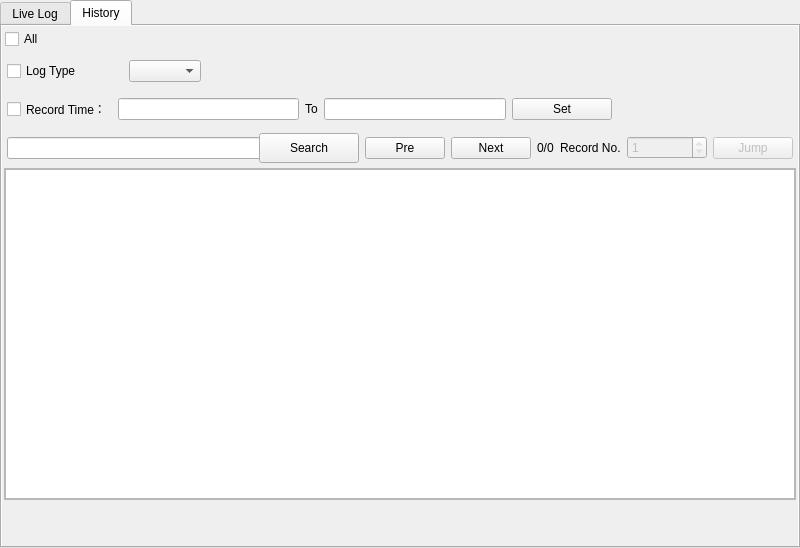
<?xml version="1.0" encoding="UTF-8"?>
<ui version="4.0">
 <class>OperationLogWidget</class>
 <widget class="QWidget" name="OperationLogWidget">
  <property name="geometry">
   <rect>
    <x>0</x>
    <y>0</y>
    <width>800</width>
    <height>548</height>
   </rect>
  </property>
  <property name="minimumSize">
   <size>
    <width>800</width>
    <height>500</height>
   </size>
  </property>
  <property name="maximumSize">
   <size>
    <width>16777215</width>
    <height>16777215</height>
   </size>
  </property>
  <property name="windowTitle">
   <string>Form</string>
  </property>
  <property name="autoFillBackground">
   <bool>true</bool>
  </property>
  <layout class="QVBoxLayout" name="verticalLayout">
   <property name="spacing">
    <number>0</number>
   </property>
   <property name="leftMargin">
    <number>0</number>
   </property>
   <property name="topMargin">
    <number>0</number>
   </property>
   <property name="rightMargin">
    <number>0</number>
   </property>
   <property name="bottomMargin">
    <number>0</number>
   </property>
   <item>
    <widget class="QTabWidget" name="tabWidget">
     <property name="currentIndex">
      <number>1</number>
     </property>
     <widget class="QWidget" name="tabLiveLog">
      <property name="autoFillBackground">
       <bool>true</bool>
      </property>
      <attribute name="title">
       <string>Live Log</string>
      </attribute>
      <layout class="QVBoxLayout" name="verticalLayout_2">
       <property name="spacing">
        <number>2</number>
       </property>
       <property name="leftMargin">
        <number>2</number>
       </property>
       <property name="topMargin">
        <number>2</number>
       </property>
       <property name="rightMargin">
        <number>2</number>
       </property>
       <property name="bottomMargin">
        <number>2</number>
       </property>
       <item>
        <widget class="QScrollArea" name="scrollArea">
         <property name="widgetResizable">
          <bool>true</bool>
         </property>
         <widget class="QWidget" name="scrollAreaWidgetContents">
          <property name="geometry">
           <rect>
            <x>0</x>
            <y>0</y>
            <width>788</width>
            <height>514</height>
           </rect>
          </property>
          <layout class="QVBoxLayout" name="verticalLayout_3">
           <property name="spacing">
            <number>0</number>
           </property>
           <property name="leftMargin">
            <number>0</number>
           </property>
           <property name="topMargin">
            <number>0</number>
           </property>
           <property name="rightMargin">
            <number>0</number>
           </property>
           <property name="bottomMargin">
            <number>0</number>
           </property>
           <item>
            <widget class="QTableView" name="tableViewLiveLog"/>
           </item>
          </layout>
         </widget>
        </widget>
       </item>
      </layout>
     </widget>
     <widget class="QWidget" name="tabHistoryLog">
      <property name="autoFillBackground">
       <bool>true</bool>
      </property>
      <attribute name="title">
       <string>History</string>
      </attribute>
      <layout class="QVBoxLayout" name="verticalLayout_6" stretch="3,8,1">
       <property name="spacing">
        <number>2</number>
       </property>
       <property name="leftMargin">
        <number>2</number>
       </property>
       <property name="topMargin">
        <number>2</number>
       </property>
       <property name="rightMargin">
        <number>2</number>
       </property>
       <property name="bottomMargin">
        <number>2</number>
       </property>
       <item>
        <widget class="QWidget" name="widget_6" native="true">
         <property name="sizePolicy">
          <sizepolicy hsizetype="Preferred" vsizetype="Minimum">
           <horstretch>0</horstretch>
           <verstretch>0</verstretch>
          </sizepolicy>
         </property>
         <property name="minimumSize">
          <size>
           <width>0</width>
           <height>138</height>
          </size>
         </property>
         <property name="maximumSize">
          <size>
           <width>16777215</width>
           <height>16777215</height>
          </size>
         </property>
         <layout class="QVBoxLayout" name="verticalLayout_4">
          <property name="spacing">
           <number>6</number>
          </property>
          <property name="leftMargin">
           <number>1</number>
          </property>
          <property name="topMargin">
           <number>1</number>
          </property>
          <property name="rightMargin">
           <number>1</number>
          </property>
          <property name="bottomMargin">
           <number>1</number>
          </property>
          <item>
           <widget class="QCheckBox" name="checkBoxAll">
            <property name="minimumSize">
             <size>
              <width>0</width>
              <height>20</height>
             </size>
            </property>
            <property name="maximumSize">
             <size>
              <width>16777215</width>
              <height>20</height>
             </size>
            </property>
            <property name="text">
             <string>All</string>
            </property>
           </widget>
          </item>
          <item>
           <widget class="QWidget" name="widget_3" native="true">
            <property name="minimumSize">
             <size>
              <width>0</width>
              <height>32</height>
             </size>
            </property>
            <property name="maximumSize">
             <size>
              <width>16777215</width>
              <height>32</height>
             </size>
            </property>
            <layout class="QHBoxLayout" name="horizontalLayout_3">
             <property name="spacing">
              <number>2</number>
             </property>
             <property name="leftMargin">
              <number>2</number>
             </property>
             <property name="topMargin">
              <number>2</number>
             </property>
             <property name="rightMargin">
              <number>2</number>
             </property>
             <property name="bottomMargin">
              <number>2</number>
             </property>
             <item>
              <widget class="QCheckBox" name="checkBoxLogType">
               <property name="minimumSize">
                <size>
                 <width>120</width>
                 <height>0</height>
                </size>
               </property>
               <property name="maximumSize">
                <size>
                 <width>120</width>
                 <height>16777215</height>
                </size>
               </property>
               <property name="text">
                <string>Log Type</string>
               </property>
              </widget>
             </item>
             <item>
              <widget class="QComboBox" name="comboBoxLogType">
               <property name="maximumSize">
                <size>
                 <width>100</width>
                 <height>16777215</height>
                </size>
               </property>
              </widget>
             </item>
             <item>
              <spacer name="horizontalSpacer_3">
               <property name="orientation">
                <enum>Qt::Horizontal</enum>
               </property>
               <property name="sizeHint" stdset="0">
                <size>
                 <width>40</width>
                 <height>20</height>
                </size>
               </property>
              </spacer>
             </item>
            </layout>
           </widget>
          </item>
          <item>
           <widget class="QWidget" name="widget_5" native="true">
            <layout class="QHBoxLayout" name="horizontalLayout_5">
             <property name="spacing">
              <number>6</number>
             </property>
             <property name="leftMargin">
              <number>2</number>
             </property>
             <property name="topMargin">
              <number>2</number>
             </property>
             <property name="rightMargin">
              <number>2</number>
             </property>
             <property name="bottomMargin">
              <number>2</number>
             </property>
             <item>
              <widget class="QCheckBox" name="checkBoxRecordTime">
               <property name="maximumSize">
                <size>
                 <width>120</width>
                 <height>120</height>
                </size>
               </property>
               <property name="text">
                <string>Record Time：</string>
               </property>
              </widget>
             </item>
             <item>
              <widget class="QLineEdit" name="lineEditRecordStartTime">
               <property name="maximumSize">
                <size>
                 <width>400</width>
                 <height>16777215</height>
                </size>
               </property>
               <property name="readOnly">
                <bool>true</bool>
               </property>
              </widget>
             </item>
             <item>
              <widget class="QLabel" name="lab_1">
               <property name="text">
                <string>To</string>
               </property>
              </widget>
             </item>
             <item>
              <widget class="QLineEdit" name="lineEditRecordEndTime">
               <property name="maximumSize">
                <size>
                 <width>400</width>
                 <height>16777215</height>
                </size>
               </property>
               <property name="readOnly">
                <bool>true</bool>
               </property>
              </widget>
             </item>
             <item>
              <widget class="QPushButton" name="pushButtonSetRecordTime">
               <property name="minimumSize">
                <size>
                 <width>100</width>
                 <height>0</height>
                </size>
               </property>
               <property name="maximumSize">
                <size>
                 <width>120</width>
                 <height>16777215</height>
                </size>
               </property>
               <property name="text">
                <string>Set</string>
               </property>
              </widget>
             </item>
             <item>
              <spacer name="horizontalSpacer_2">
               <property name="orientation">
                <enum>Qt::Horizontal</enum>
               </property>
               <property name="sizeHint" stdset="0">
                <size>
                 <width>40</width>
                 <height>20</height>
                </size>
               </property>
              </spacer>
             </item>
            </layout>
           </widget>
          </item>
          <item>
           <widget class="QWidget" name="widget_7" native="true">
            <property name="minimumSize">
             <size>
              <width>0</width>
              <height>34</height>
             </size>
            </property>
            <property name="maximumSize">
             <size>
              <width>16777215</width>
              <height>16777215</height>
             </size>
            </property>
            <layout class="QHBoxLayout" name="horizontalLayout_6">
             <property name="spacing">
              <number>6</number>
             </property>
             <property name="leftMargin">
              <number>2</number>
             </property>
             <property name="topMargin">
              <number>2</number>
             </property>
             <property name="rightMargin">
              <number>2</number>
             </property>
             <property name="bottomMargin">
              <number>2</number>
             </property>
             <item>
              <widget class="QLineEdit" name="lineEditKeyword">
               <property name="minimumSize">
                <size>
                 <width>300</width>
                 <height>0</height>
                </size>
               </property>
              </widget>
             </item>
             <item>
              <widget class="QPushButton" name="pushButtonSearch">
               <property name="minimumSize">
                <size>
                 <width>100</width>
                 <height>0</height>
                </size>
               </property>
               <property name="maximumSize">
                <size>
                 <width>16777215</width>
                 <height>120</height>
                </size>
               </property>
               <property name="text">
                <string>Search</string>
               </property>
              </widget>
             </item>
             <item>
              <widget class="QPushButton" name="pushButtonPre">
               <property name="text">
                <string>Pre</string>
               </property>
              </widget>
             </item>
             <item>
              <widget class="QPushButton" name="pushButtonNext">
               <property name="text">
                <string>Next</string>
               </property>
              </widget>
             </item>
             <item>
              <widget class="QLabel" name="labelPageInfo">
               <property name="text">
                <string>0/0</string>
               </property>
              </widget>
             </item>
             <item>
              <widget class="QLabel" name="labelJumpRecord">
               <property name="text">
                <string>Record No.</string>
               </property>
              </widget>
             </item>
             <item>
              <widget class="QSpinBox" name="spinBoxMatchPosition">
               <property name="enabled">
                <bool>false</bool>
               </property>
               <property name="minimumSize">
                <size>
                 <width>80</width>
                 <height>0</height>
                </size>
               </property>
               <property name="minimum">
                <number>1</number>
               </property>
               <property name="maximum">
                <number>1</number>
               </property>
               <property name="value">
                <number>1</number>
               </property>
              </widget>
             </item>
             <item>
              <widget class="QPushButton" name="pushButtonJumpRecord">
               <property name="enabled">
                <bool>false</bool>
               </property>
               <property name="text">
                <string>Jump</string>
               </property>
              </widget>
             </item>
             <item>
              <spacer name="horizontalSpacer_4">
               <property name="orientation">
                <enum>Qt::Horizontal</enum>
               </property>
               <property name="sizeHint" stdset="0">
                <size>
                 <width>40</width>
                 <height>20</height>
                </size>
               </property>
              </spacer>
             </item>
             <item>
              <spacer name="horizontalSpacer">
               <property name="orientation">
                <enum>Qt::Horizontal</enum>
               </property>
               <property name="sizeHint" stdset="0">
                <size>
                 <width>751</width>
                 <height>20</height>
                </size>
               </property>
              </spacer>
             </item>
            </layout>
           </widget>
          </item>
         </layout>
        </widget>
       </item>
       <item>
        <widget class="QScrollArea" name="scrollArea_2">
         <property name="widgetResizable">
          <bool>true</bool>
         </property>
         <widget class="QWidget" name="scrollAreaWidgetContents_2">
          <property name="geometry">
           <rect>
            <x>0</x>
            <y>0</y>
            <width>788</width>
            <height>330</height>
           </rect>
          </property>
          <layout class="QVBoxLayout" name="verticalLayout_5">
           <property name="spacing">
            <number>0</number>
           </property>
           <property name="leftMargin">
            <number>0</number>
           </property>
           <property name="topMargin">
            <number>0</number>
           </property>
           <property name="rightMargin">
            <number>0</number>
           </property>
           <property name="bottomMargin">
            <number>0</number>
           </property>
           <item>
            <widget class="QTableView" name="tableViewHistoryLog">
             <property name="sizePolicy">
              <sizepolicy hsizetype="Expanding" vsizetype="Expanding">
               <horstretch>0</horstretch>
               <verstretch>0</verstretch>
              </sizepolicy>
             </property>
            </widget>
           </item>
          </layout>
         </widget>
        </widget>
       </item>
       <item>
        <widget class="PaginationWidget" name="widgetPaginate" native="true">
         <property name="minimumSize">
          <size>
           <width>0</width>
           <height>20</height>
          </size>
         </property>
        </widget>
       </item>
      </layout>
     </widget>
    </widget>
   </item>
  </layout>
 </widget>
 <customwidgets>
  <customwidget>
   <class>PaginationWidget</class>
   <extends>QWidget</extends>
   <header>paginationwidget.h</header>
   <container>1</container>
  </customwidget>
 </customwidgets>
 <resources/>
 <connections/>
</ui>
